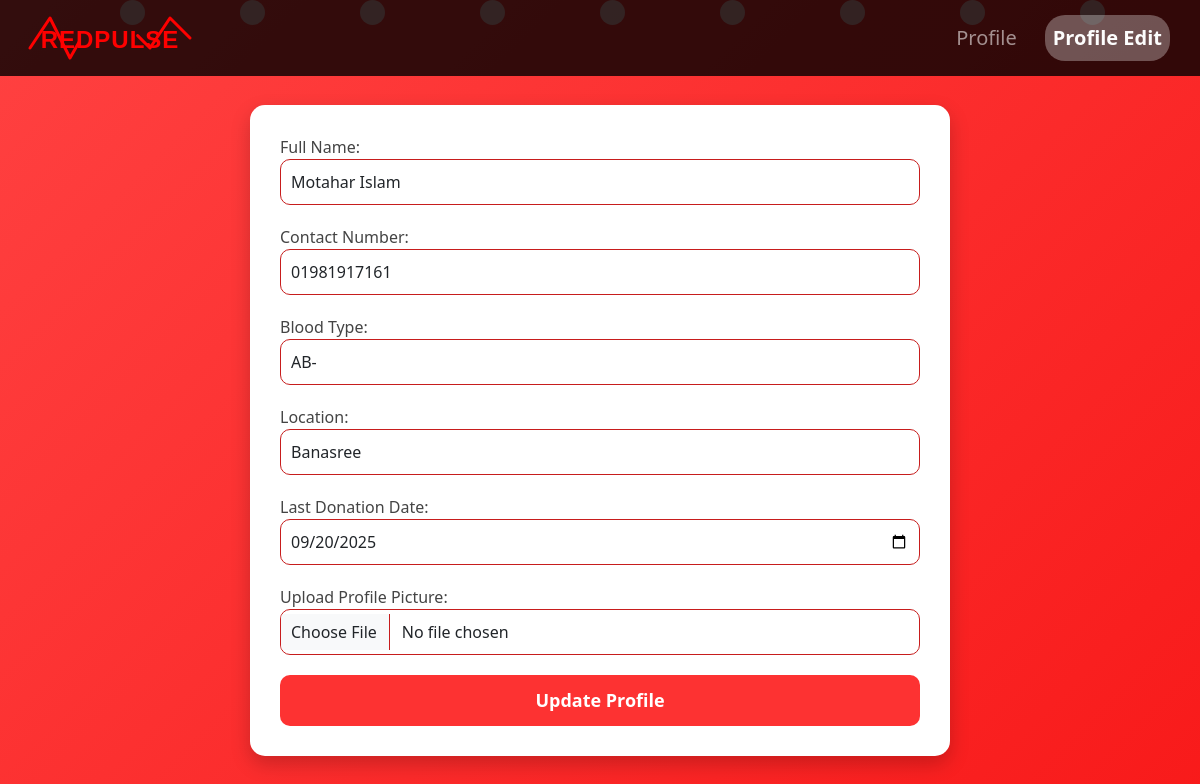
Page /profile_edit.php (signed in) on the committed database.
### tables this page shows
CREATE TABLE `user` (
  `id` int(10) NOT NULL,
  `name` varchar(255) NOT NULL,
  `email` varchar(255) NOT NULL,
  `contact` varchar(255) NOT NULL,
  `password` varchar(255) NOT NULL,
  `bloodtype` varchar(255) NOT NULL,
  `lastdonationdate` date DEFAULT NULL,
  `location` varchar(255) NOT NULL,
  `profile_picture` varchar(255) NOT NULL DEFAULT 'photos/images.png',
  `created_at` datetime DEFAULT NULL
);

### profile_edit.php (the view, shortened to what this page needs)
<?php
if (isset($_SESSION['user_email']) && isset($_SESSION['user_id']) && !empty($_SESSION['user_email']) && !empty($_SESSION['user_id'])) {
    $loginid = $_SESSION['user_id'];
    $conn = new PDO('mysql:host=localhost;dbname=blooddonationmanagementsystem;', 'root', '');
$conn->setAttribute(PDO::ATTR_ERRMODE, PDO::ERRMODE_EXCEPTION);
$stmt = $conn->prepare("SELECT * FROM user WHERE id = :id");
$stmt->execute([':id' => $loginid]);
$currentUser = $stmt->fetch(PDO::FETCH_ASSOC);
} else {
    echo "<script>location.assign('signin.php');</script>";
}
?>
<!DOCTYPE html>
<html lang="en">
<head>
    <link href="https://cdn.jsdelivr.net/npm/bootstrap@5.3.0-alpha1/dist/css/bootstrap.min.css" rel="stylesheet">
</head>
<body>
<nav class="navbar navbar-expand-lg navbar-dark fixed-top">
        <a class="navbar-brand">
            <div class="logo-container">
                <svg width="180" height="60" viewBox="0 0 180 60" xmlns="http://www.w3.org/2000/svg">
                    <text x="90" y="40" class="pulse-text">RedPulse</text>
                    <polyline points="10,40 30,10 50,50 70,15 90,45 110,20 130,40 150,10 170,30"
                              class="pulse-line"
                              stroke-linecap="round"
                              stroke-linejoin="round">
                    </polyline>
                </svg>
            </div>
        </a>
        <div class="collapse navbar-collapse justify-content-end" id="navbarNav">
        <ul class="navbar-nav">
    <li class="nav-item">
        <a class="nav-link" href="profile.php">Profile</a>
    </li>
    <li class="nav-item">
        <a class="nav-link active" href="profile.php">Profile Edit</a>
    </li>
</ul>
        </div>
    </nav>
    <div class="container">
        <form action="profile_edit.php" method="POST" enctype="multipart/form-data">
            <div class="form-group">
                <label for="name">Full Name:</label>
                <input type="text" name="name" value="<?= htmlspecialchars($currentUser['name']) ?>" class="form-control" id="name" placeholder="Enter your full name">
            </div>
            <div class="form-group">
                <label for="contact">Contact Number:</label>
                <input type="text" name="contact" value="<?= htmlspecialchars($currentUser['contact']) ?>" class="form-control" id="contact" placeholder="Enter your contact number">
            </div>
            <div class="form-group">
              <label for="bloodtype">Blood Type:</label>
               <select name="bloodtype" class="form-control" id="bloodtype">
    <?php
    $bloodTypes = ["A+", "A-", "B+", "B-", "AB+", "AB-", "O+", "O-"];
    foreach ($bloodTypes as $type) {
        $selected = ($currentUser['bloodtype'] === $type) ? 'selected' : '';
        echo "<option value=\"$type\" $selected>$type</option>";
    }
    ?>
</select>
            </div>
            <div class="form-group">
                <label for="location">Location:</label>
                <input type="text" name="location" value="<?= htmlspecialchars($currentUser['location']) ?>" class="form-control" id="location" placeholder="Enter your location">
            </div>
            <div class="form-group">
                <label for="lastdonationdate">Last Donation Date:</label>
                <input type="date" name="lastdonationdate" value="<?= $currentUser['lastdonationdate'] ?>" class="form-control" id="lastdonationdate">
            </div>
            <div class="form-group">
                <label for="profile_picture">Upload Profile Picture:</label>
                <input type="file" class="form-control" id="profile_picture" name="profile_picture" onchange="previewImage(event)">
            </div>
            <button type="submit" class="btn btn-primary">Update Profile</button>
        </form>
    </div>
    <div class="floating-drops">
        <div class="drop" style="left: 10%; animation-delay: 0s;"></div>
        <div class="drop" style="left: 20%; animation-delay: 2s;"></div>
        <div class="drop" style="left: 30%; animation-delay: 4s;"></div>
        <div class="drop" style="left: 40%; animation-delay: 1s;"></div>
        <div class="drop" style="left: 50%; animation-delay: 3s;"></div>
        <div class="drop" style="left: 60%; animation-delay: 5s;"></div>
        <div class="drop" style="left: 70%; animation-delay: 0s;"></div>
        <div class="drop" style="left: 80%; animation-delay: 2s;"></div>
        <div class="drop" style="left: 90%; animation-delay: 4s;"></div>
    </div>
</body>
</html>

### profile_edit.php (style rules this page uses)
body { background: linear-gradient(135deg,rgb(255, 65, 65),rgb(248, 25, 25)); font-family: 'Segoe UI', Tahoma, Geneva, Verdana, sans-serif; color: #333; }
.container { background-color: #fff; border-radius: 15px; padding: 30px; max-width: 700px; margin: 105px auto; box-shadow: 0 8px 20px rgba(0, 0, 0, 0.2); }
.form-group label { font-size: 16px; font-weight: 500; color: #444; }
.form-control { font-size: 16px; padding: 10px; border-radius: 10px; border: 1px solid rgb(199, 29, 29); }
.form-group { margin-bottom: 20px; }
.navbar { background-color: rgba(0, 0, 0, 0.8) !important; padding: 3px 20px; }
.navbar-brand { color: #fff !important; font-size: 22px; font-weight: bold; text-transform: uppercase; letter-spacing: 1px; display: flex; align-items: center; }
.navbar-nav .nav-item .nav-link.active { color:rgb(253, 253, 253) !important; background-color: rgba(255, 255, 255, 0.3); border-radius: 20px; font-weight: bold; }
.navbar-nav .nav-item { padding: 0px 10px; }
.navbar a { font-size: 20px; }
.btn-primary { background-color:rgb(253, 50, 50); border: none; padding: 12px 20px; font-size: 18px; font-weight: bold; border-radius: 10px; width: 100%; transition: all 0.3s; }
.floating-drops { position: absolute; top: 0; left: 0; width: 100%; height: 100%; overflow: hidden; z-index: -1; }
.drop { position: absolute; width: 25px; height: 25px; background-color: #ffcccb; border-radius: 50%; animation: float 10s infinite ease-in-out; opacity: 0.8; }
.drop:nth-child(odd) { animation-duration: 10s; }
.drop:nth-child(even) { animation-duration: 12s; }
.logo-container { width: 180px; height: 60px; display: flex; align-items: center; justify-content: center; }
.pulse-text { font-family: Arial, sans-serif; font-size: 24px; fill: red; font-weight: bold; text-anchor: middle; animation: textGlow 1.5s infinite alternate; }

### rows in the picture
user: name "Motahar Islam", contact "01981917161", location "Banasree", lastdonationdate "09/20/2025"

### other values in the picture
form field bloodtype "AB-"
